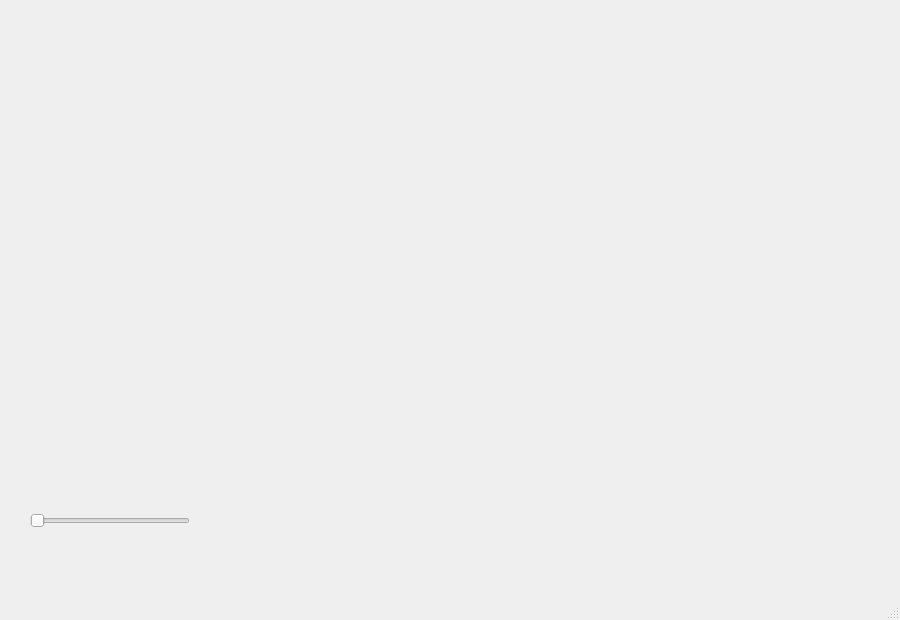
<?xml version="1.0" encoding="UTF-8"?>
<ui version="4.0">
 <class>StatisticalChart</class>
 <widget class="QMainWindow" name="StatisticalChart">
  <property name="geometry">
   <rect>
    <x>0</x>
    <y>0</y>
    <width>900</width>
    <height>620</height>
   </rect>
  </property>
  <property name="minimumSize">
   <size>
    <width>900</width>
    <height>620</height>
   </size>
  </property>
  <property name="maximumSize">
   <size>
    <width>900</width>
    <height>620</height>
   </size>
  </property>
  <property name="windowTitle">
   <string>MainWindow</string>
  </property>
  <widget class="QWidget" name="centralwidget">
   <widget class="QSlider" name="ThresholdSlider">
    <property name="geometry">
     <rect>
      <x>30</x>
      <y>510</y>
      <width>160</width>
      <height>22</height>
     </rect>
    </property>
    <property name="orientation">
     <enum>Qt::Horizontal</enum>
    </property>
   </widget>
  </widget>
  <widget class="QMenuBar" name="menubar">
   <property name="geometry">
    <rect>
     <x>0</x>
     <y>0</y>
     <width>900</width>
     <height>26</height>
    </rect>
   </property>
  </widget>
  <widget class="QStatusBar" name="statusbar"/>
 </widget>
 <resources/>
 <connections/>
</ui>
